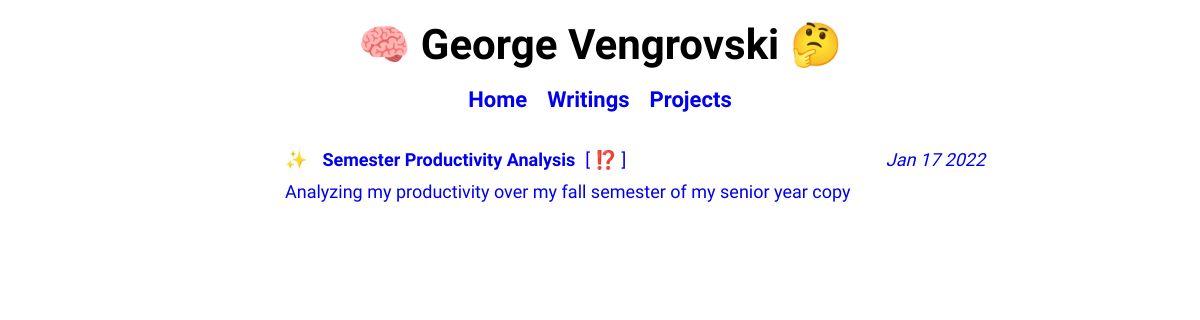
Page /writings on the earlier database version.
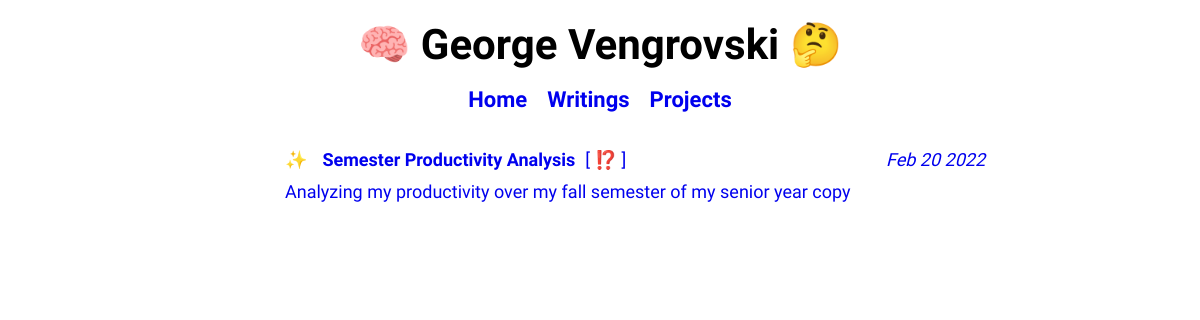
Same page on the later database version.
### tables this page shows
CREATE TABLE posts (
    id INTEGER PRIMARY KEY AUTOINCREMENT,
    created TEXT,
    title TEXT NOT NULL,
    readtime INTEGER,
    content TEXT NOT NULL,
    previewText TEXT,
    topic TEXT NOT NULL
);

### main.py (the view)
@app.route('/writings')
def writings():
    posts = getAllPosts()
    return render_template('writings.html', posts=posts)

### main.py (called while the page is built)
def get_db_connection():
    connection = sqlite3.connect('database.db')
    connection.row_factory = sqlite3.Row
    return connection

def getAllPosts():
    connection = get_db_connection()
    posts = connection.execute('SELECT * FROM posts').fetchall()
    connection.close()
    return posts

### templates/writings.html (shortened to what this page needs)
{% extends 'base.html' %} {% block title %} Home {% endblock %} {% block body %} {% for post in posts %}
<div class="libaryText">
    <a id="libaryPosts" href="{{  url_for('post', post_id=post['id']) }}">
        <div id="libaryEntry">
            <div id="libaryTopRow">
                <p id="libaryEmoji"> &#10024; </p>
                <p id="libaryTitle"> {{ post['title'] | safe}} </p>
                <p id="libaryTopic"> [ {{ post['topic'] | safe }} ]</p>
                <p id="libaryDate"> {{ post['created']}} </p>
            </div>
            <div id="libaryBottomRow">
                <p id="libaryPreview"> {{ post['previewText']}} </p>
            </div>
        </div>
    </a>
</div>
{% endfor %} {% endblock %}

Differences in the rows shown:
changed posts "Semester Productivity Analysis": created "Jan 17 2022" → "Feb 20 2022"
